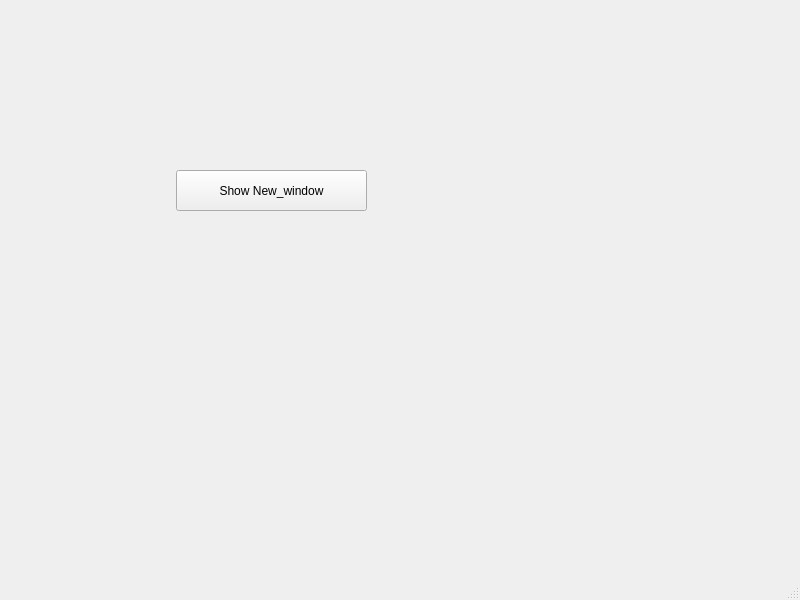
<?xml version="1.0" encoding="UTF-8"?>
<ui version="4.0">
 <class>MainWindow</class>
 <widget class="QMainWindow" name="MainWindow">
  <property name="geometry">
   <rect>
    <x>0</x>
    <y>0</y>
    <width>800</width>
    <height>600</height>
   </rect>
  </property>
  <property name="windowTitle">
   <string>MainWindow</string>
  </property>
  <widget class="QWidget" name="centralwidget">
   <widget class="QPushButton" name="pushButton">
    <property name="geometry">
     <rect>
      <x>176</x>
      <y>170</y>
      <width>191</width>
      <height>41</height>
     </rect>
    </property>
    <property name="text">
     <string>Show New_window</string>
    </property>
   </widget>
  </widget>
  <widget class="QMenuBar" name="menubar">
   <property name="geometry">
    <rect>
     <x>0</x>
     <y>0</y>
     <width>800</width>
     <height>23</height>
    </rect>
   </property>
  </widget>
  <widget class="QStatusBar" name="statusbar"/>
 </widget>
 <resources/>
 <connections/>
</ui>
